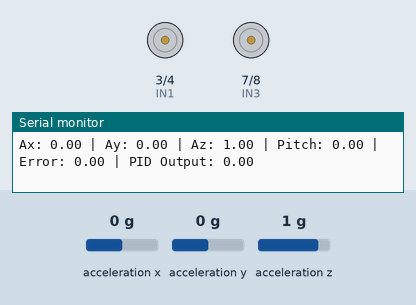
Bench run of a sketch on a simulated Arduino Uno, built with avr-gcc and run on an emulated ATmega328P. On the bench: motor-driver pin pairs drawn as motors (green arrow = first pin HIGH = forward, orange = second pin HIGH = backward, longer = more drive, scaled by the enable pin), the last lines printed to the serial monitor. Wiring (inferred from the names in the program): ADXL345 accelerometer at I2C address 0x53. The test bench sets the inputs (shaded band); at power-on: acceleration x 0 g, acceleration y 0 g, acceleration z 1 g.

Above: at 6.3 s.
6.4 s: acceleration x set to -1.4 g
At 7.6 s:
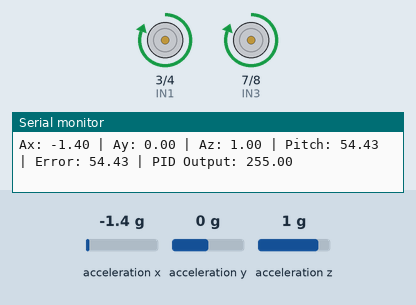
7.9 s: acceleration x set to -0.6 g
10.9 s: acceleration x set to -0.3 g
12.4 s: acceleration y set to 1.2 g
15.4 s: acceleration y set to 1.5 g
18.4 s: acceleration x set to -0.2 g
At 18.75 s:
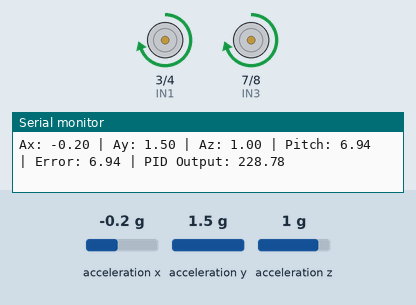
Timing chart, 0 to 21.3 s (numbered marks = the images above; inputs shaded):
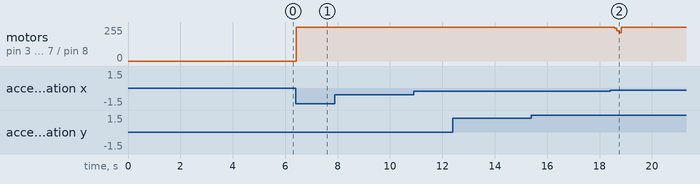

Measured:
- the behaviour switches between -0.3 and -0.2 g on acceleration x (found by bisection; images 1 and 2)
- after the input at 6.4 s, motor on pin 3 (IN1) / pin 4 (IN2), motor on pin 7 (IN3) / pin 8 (IN4): stopped → forward 255/255 at once
- after the input at 18.4 s, motor on pin 3 (IN1) / pin 4 (IN2), motor on pin 7 (IN3) / pin 8 (IN4): forward 255/255 → forward 244/255 after 0.18 s, → forward 228/255 0.09 s later, → forward 212/255 0.09 s later, → forward 255/255 0.09 s later

The sketch:

C_digo_robot_balanc_n.ino
```cpp
#include <Wire.h>

// Pines del motor A
const int ENA = 5;
const int IN1 = 3;
const int IN2 = 4;

// Pines del motor B
const int ENB = 6;
const int IN3 = 7;
const int IN4 = 8;

const int ADXL_ADDR = 0x53; // Dirección I2C del ADXL345

int16_t ax, ay, az;
float pitch = 0.0;

// Filtro de promedio móvil
const int FILTER_SIZE = 5;
float pitch_buffer[FILTER_SIZE];
int buffer_index = 0;

// PID variables
float setpoint = 0.0;  // Se calibrará automáticamente
float Kp = 25.0;       // Ganancia proporcional
float Ki = 2.0;       // Ganancia integral
float Kd = 6.0;        // Ganancia derivativa
float integral = 0.0;
float prev_error = 0.0;
unsigned long lastTime;
float dt;
const float INTEGRAL_LIMIT = 50.0;
const int MOTOR_THRESHOLD = 50;

void setup() {
  pinMode(ENA, OUTPUT);
  pinMode(IN1, OUTPUT);
  pinMode(IN2, OUTPUT);
  pinMode(ENB, OUTPUT);
  pinMode(IN3, OUTPUT);
  pinMode(IN4, OUTPUT);

  Wire.begin();
  Serial.begin(9600);

  Wire.beginTransmission(ADXL_ADDR);
  Wire.write(0x2D);
  Wire.write(0x08);
  Wire.endTransmission(true);

  Wire.beginTransmission(ADXL_ADDR);
  Wire.write(0x31);
  Wire.write(0x00);
  Wire.endTransmission(true);

  for (int i = 0; i < FILTER_SIZE; i++) {
    pitch_buffer[i] = 0.0;
  }

  Serial.println("Calibrando... Mantén el robot vertical y quieto por 5 segundos.");
  float sum_pitch = 0.0;
  const int samples = 100;
  for (int i = 0; i < samples; i++) {
    readADXL345();
    float ax_f = (float)ax / 256.0;
    float ay_f = (float)ay / 256.0;
    float az_f = (float)az / 256.0;
    float accel_pitch = atan2(-ax_f, sqrt(ay_f * ay_f + az_f * az_f)) * 180.0 / PI;
    sum_pitch += accel_pitch;
    delay(50);
  }
  setpoint = sum_pitch / samples;

  Serial.print("Calibración completa. Setpoint: ");
  Serial.println(setpoint, 2);

  lastTime = millis();
  motorParar('A');
  motorParar('B');
}

void loop() {
  readADXL345();

  unsigned long now = millis();
  dt = (now - lastTime) / 1000.0;
  lastTime = now;

  float ax_f = (float)ax / 256.0;
  float ay_f = (float)ay / 256.0;
  float az_f = (float)az / 256.0;
  float accel_pitch = atan2(-ax_f, sqrt(ay_f * ay_f + az_f * az_f)) * 180.0 / PI;

  pitch_buffer[buffer_index] = accel_pitch;
  buffer_index = (buffer_index + 1) % FILTER_SIZE;
  float filtered_pitch = 0.0;
  for (int i = 0; i < FILTER_SIZE; i++) {
    filtered_pitch += pitch_buffer[i];
  }
  pitch = filtered_pitch / FILTER_SIZE;

  float error = pitch - setpoint;
  integral += error * dt;
  if (integral > INTEGRAL_LIMIT) integral = INTEGRAL_LIMIT;
  if (integral < -INTEGRAL_LIMIT) integral = -INTEGRAL_LIMIT;
  float derivative = (error - prev_error) / dt;
  float output = Kp * error + Ki * integral + Kd * derivative;
  prev_error = error;

  if (output > 255) output = 255;
  if (output < -255) output = -255;

  int speed = abs(output);
  if (speed < MOTOR_THRESHOLD) speed = 0;
  if (output > 0) {
    motorAdelante(speed, 'A');
    motorAdelante(speed, 'B');
  } else if (output < 0) {
    motorAtras(speed, 'A');
    motorAtras(speed, 'B');
  } else {
    motorParar('A');
    motorParar('B');
  }

  Serial.print("Ax: "); Serial.print(ax_f, 2);
  Serial.print(" | Ay: "); Serial.print(ay_f, 2);
  Serial.print(" | Az: "); Serial.print(az_f, 2);
  Serial.print(" | Pitch: "); Serial.print(pitch, 2);
  Serial.print(" | Error: "); Serial.print(error, 2);
  Serial.print(" | PID Output: "); Serial.println(output, 2);

  delay(10);
}

void readADXL345() {
  Wire.beginTransmission(ADXL_ADDR);
  Wire.write(0x32);
  Wire.endTransmission(false);
  Wire.requestFrom(ADXL_ADDR, 6, true);
  ax = Wire.read() | (Wire.read() << 8);
  ay = Wire.read() | (Wire.read() << 8);
  az = Wire.read() | (Wire.read() << 8);
}

void motorAdelante(int velocidad, char motor) {
  if (motor == 'A') {
    digitalWrite(IN1, HIGH);
    digitalWrite(IN2, LOW);
    analogWrite(ENA, velocidad);
  } else if (motor == 'B') {
    digitalWrite(IN3, HIGH);
    digitalWrite(IN4, LOW);
    analogWrite(ENB, velocidad);
  }
}

void motorAtras(int velocidad, char motor) {
  if (motor == 'A') {
    digitalWrite(IN1, LOW);
    digitalWrite(IN2, HIGH);
    analogWrite(ENA, velocidad);
  } else if (motor == 'B') {
    digitalWrite(IN3, LOW);
    digitalWrite(IN4, HIGH);
    analogWrite(ENB, velocidad);
  }
}

void motorParar(char motor) {
  if (motor == 'A') {
    digitalWrite(IN1, LOW);
    digitalWrite(IN2, LOW);
    analogWrite(ENA, 0);
  } else if (motor == 'B') {
    digitalWrite(IN3, LOW);
    digitalWrite(IN4, LOW);
    analogWrite(ENB, 0);
  }
}
```
